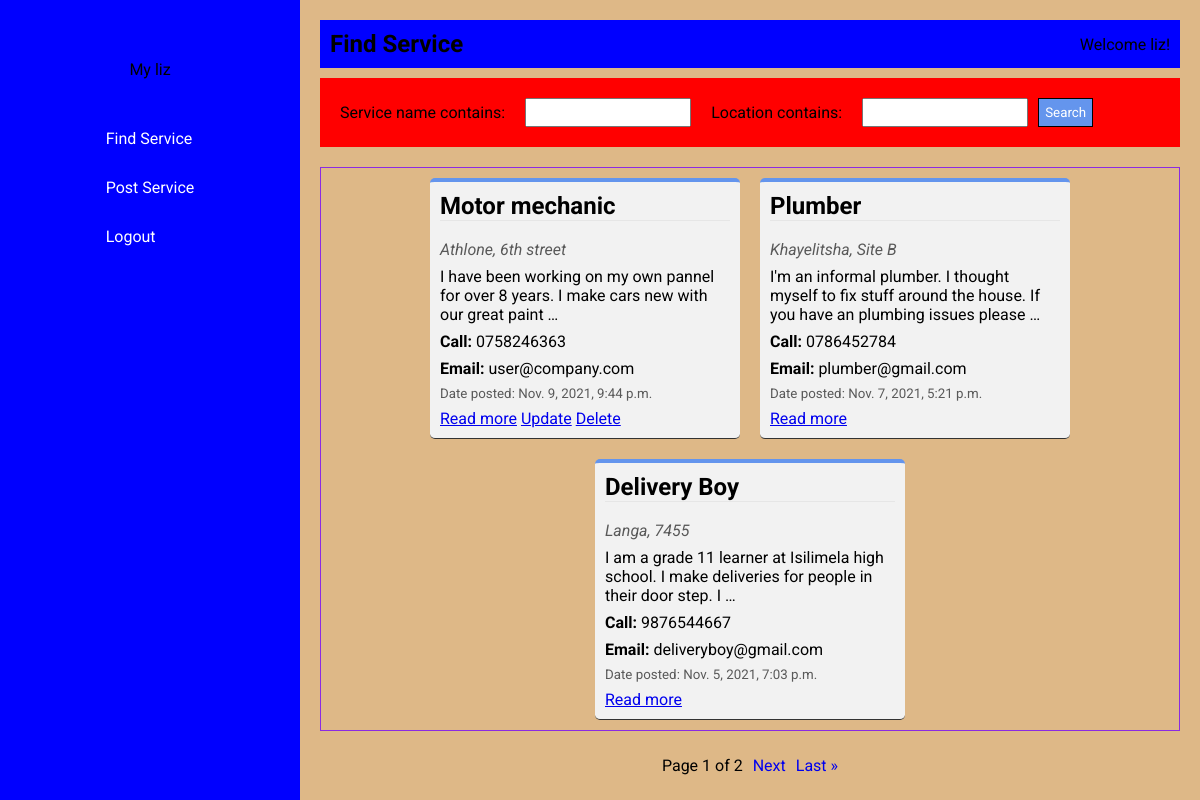
The app's page / (signed in) with its own data.
### main/models.py (models this page shows, shortened)
class Service(models.Model):
    service_name = models.CharField(max_length=200)
    location = models.CharField(max_length=150)
    experience = models.CharField(max_length=400)
    phone = models.CharField(max_length=50)
    email = models.EmailField(max_length=50)
    datecreated = models.DateTimeField(default=datetime.now, blank=True)
    author = models.ForeignKey(User, on_delete=models.CASCADE)

### main/views.py (the view)
# urls.py: path('', views.index, name='index'),
@login_required(login_url='login')
def index(request):
    services = Service.objects.all().order_by('-datecreated')
    myFilter = ServiceFilter(request.GET, queryset = services)
    services = myFilter.qs
    p = Paginator(myFilter.qs, 3)
    page = request.GET.get('page')
    services = p.get_page(page)
    return render(request, 'index.html', {'services': services, 'myFilter': myFilter})

### main/templatetags/main_extras.py (called while the page is built)
@register.simple_tag
def my_url(value, field_name, urlencode=None):
    url = '?{}={}'.format(field_name, value)
    if urlencode:
        querystring = urlencode.split('&')
        filtered_querystring = filter(
            lambda p: p.split('=')[0] != field_name, querystring)
        encoded_querystring = '&'.join(filtered_querystring)
        url = '{}&{}'.format(url, encoded_querystring)
    return url

### templates/index.html (shortened to what this page needs)
{% extends 'base.html' %}
{% load main_extras %}
{% block content %}
    <div class="home-container">
        <div class="home-page-title">
            <h1>Find Service</h1>
            <p>Welcome {{ request.user }}!</p>
        </div>
        <div class="home-search">
            <form action="">
                {{ myFilter.form }}
                <button class="home-search-btn" type="submit">Search</button>
            </form>
        </div>
        <div class="home-service-container">
        {% for service in services %}
            <div class="home-service">
                <h1 id="service-contentc">{{ service.service_name }}</h1><br>
                <address id="service-content">{{ service.location }}</address>
                <p id="service-content">{{ service.experience|truncatewords:20 }}</p>
                <p id="service-content"><strong>Call:</strong> {{ service.phone }}</p>
                <p id="service-content"><strong>Email:</strong> {{ service.email }}</p>
                <small id="service-content">Date posted: {{ service.datecreated }}</small>
                <div class="service-btns">
                        <a id="service-content" href="/view_service/{{ service.id }}">Read more</a>
                    {% if user.is_authenticated and service.author.id == user.id %}
                        <a id="service-content" href="/update/{{ service.id }}">Update</a>
                        <a id="service-content" href="/delete/{{ service.id }}">Delete</a>
                    {% endif %}
                </div>
            </div>
        {% endfor %}
        </div>
        <div class="pagination">
            <span>
                Page {{ services.number }} of {{ services.paginator.num_pages }}
            </span>
            {% if services.has_next %}
            <a href="{% my_url services.next_page_number 'page' request.GET.urlencode %}">Next</a>
            <a href="{% my_url services.paginator.num_pages 'page' request.GET.urlencode %}">Last &raquo;</a>
            {% endif %}
        </div>
    </div>
{% endblock content %}

### static/main/css/style.css (style rules this page uses)
* { margin: 0px; padding: 0px; font-family: 'Roboto', sans-serif; }
body { display: flex; flex-direction: row; background-color: burlywood; }

### static/main/css/create.css (style rules this page uses)
.create-form-container form input, label, textarea { margin: 10px; }

### static/main/css/home.css (style rules this page uses)
.home-container { margin: 20px; }
.home-container .home-page-title { display: flex; flex-direction: row; align-items: center; justify-content: space-between; background-color: blue; margin: 10px 0px 10px 0px; padding: 10px; }
.home-container .home-search { background-color: red; padding: 10px; margin: 10px 0px 20px 0px; }
.home-container .home-search form { display: flex; flex-direction: row; align-items: center; }
.home-container .home-search form input { padding: 5px; margin: 10px; }
.home-search-btn { padding: 6px; background-color: cornflowerblue; border: 1px solid black; color: #fff; }
.home-service-container { display: flex; flex-wrap: wrap; align-items: flex-start; justify-content: center; border: 1px solid blueviolet; }
.home-service-container .home-service { display: flex; flex-direction: column; width: 290px; margin: 10px; background-color: rgb(242, 242, 242); padding: 10px; border-top: 4px solid cornflowerblue; border-bottom: 1px solid rgb(51, 51, 51); border-radius: 5px; }
.home-service h1 { border-bottom: 1px solid rgb(230, 230, 230) }
.home-service #service-content { margin-bottom: 8px; }
.home-service-container .home-service address, small { color: rgb(89, 89, 89); }
.pagination { display: flex; align-items: center; justify-content: center; margin: 20px; }
.pagination a, span { margin: 5px; text-decoration: none; }

### static/main/css/view-service.css (style rules this page uses)
.view-service address, small { color: rgb(89, 89, 89); }

### records on screen
Service: service_name "Motor mechanic", location "Athlone, 6th street", experience "I have been working on my own pannel for over 8 years. I make cars new with our great paint …", phone "0758246363", email "user@company.com", datecreated "Nov. 9, 2021, 9:44 p.m."
Service: service_name "Plumber", location "Khayelitsha, Site B", experience "I'm an informal plumber. I thought myself to fix stuff around the house. If you have an plumbing issues please …", phone "0786452784", email "plumber@gmail.com", datecreated "Nov. 7, 2021, 5:21 p.m."
Service: service_name "Delivery Boy", location "Langa, 7455", experience "I am a grade 11 learner at Isilimela high school. I make deliveries for people in their door step. I …", phone "9876544667", email "deliveryboy@gmail.com", datecreated "Nov. 5, 2021, 7:03 p.m."

### other values on screen
{{ request.user }} "liz"
{{ services.number }} "1"
{{ services.paginator.num_pages }} "2"
